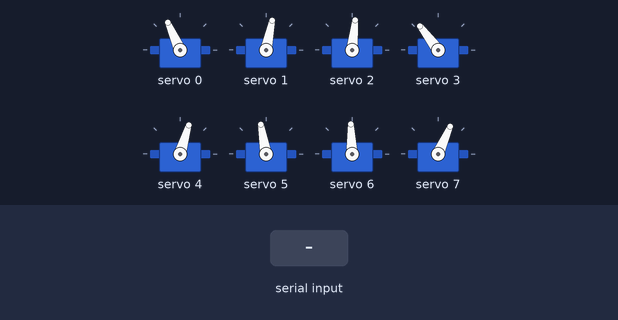
The sketch below on a simulated ESP32. Parts: 8 × servo. Inputs (shaded band) come from the test bench. What the sketch prints to the serial monitor is not drawn.

Above: at 12.2 s.
12.3 s: "2" received over Serial
At 12.77 s:
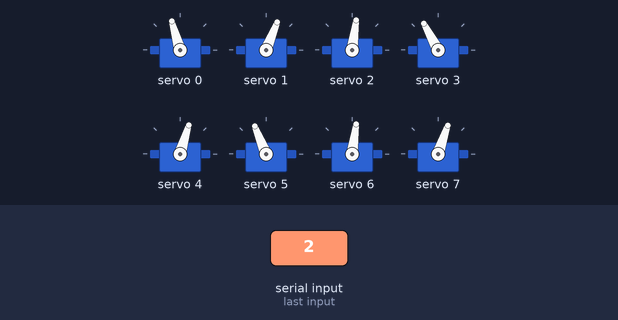
At 13.19 s:
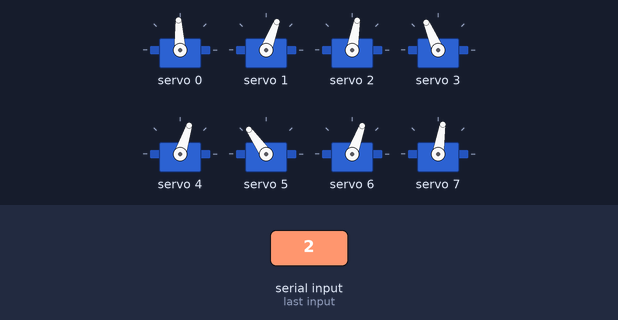
15.3 s: "1" received over Serial
18.3 s: "0" received over Serial
At 18.3 s:
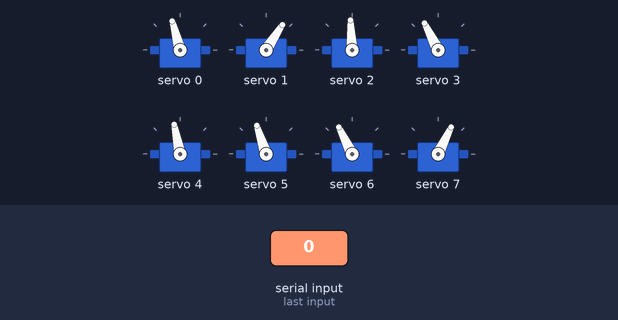
Timing chart, 0 to 21.3 s (numbered marks = the images above; inputs shaded):
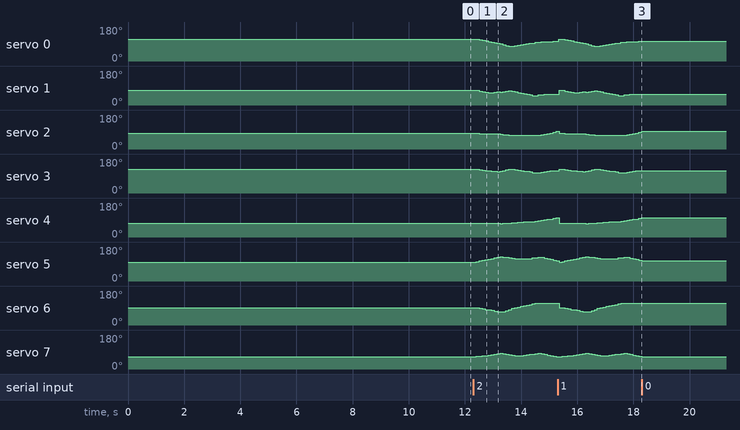

Measured:
- after the input at 12.3 s, servo 0: 114° → 112° after 0.21 s, → 109° 0.11 s later, → 106° 0.11 s later, → 103° 0.11 s later, … (25 changes in this stretch); servo 1: 78° → 77° after 0.11 s, → 74° 0.11 s later, → 71° 0.11 s later, → 68° 0.11 s later, … (25 changes in this stretch)
- after the input at 18.3 s, servo 0: stops changing and stays 105°; servo 1: stops changing and stays 57°; servo 2: stops changing and stays 93°; servo 3: stops changing and stays 117°; servo 4: stops changing and stays 101°

The sketch:

3D_SS_29.ino
```cpp
// HOW TO:
// ------------------------------
// Serial input = 2 -> Steps through gait sequence once and stops at the end.
// Serial input = 1 -> Steps through gait sequence in a loop.
// Serial input = 0 -> Stops infinite loop at the node where it is at that moment

//Gait template
#include <Wire.h>
#include <Adafruit_PWMServoDriver.h>

Adafruit_PWMServoDriver pca9685 = Adafruit_PWMServoDriver();

#define SERVO_FREQ 300
#define SER0 0 //Hip 1
#define SER1 1 //Knee 1
#define SER2 2 //Hip 2
#define SER3 3 //Knee 2
#define SER4 4 //Hip 3
#define SER5 5 //Knee 3
#define SER6 6 //Hip 4
#define SER7 7 //Knee 4


// Insert servo angles here:
// For 3D gaits, these angles are obtained from linearisation.py
// For 2D gaits, these angles are obtained from 2D_trajectory_reader.py
float SS_servo0[] = {-0.52268076, -0.50230405, -0.44735548, -0.38584096, -0.31797342, -0.24394104, -0.1421561 , -0.06391864,  0.0092784 ,  0.07848483,  0.20863414,  0.32597666,  0.40337936,  0.39035325,  0.31552265,  0.25392504,  0.19371731,  0.13465974,  0.07431729,  0.0156166 , -0.04873808, -0.10942083, -0.15241047, -0.18106218, -0.18876465, -0.19748855, -0.22182848, -0.25712343, -0.29445925, -0.32500114, -0.36341915, -0.41061616, -0.45437578, -0.4820292 , -0.51449849, -0.52150184, -0.52461582, -0.52133091, -0.52051527, -0.51994654, -0.52250881, -0.52580671, -0.51973412, -0.52010285};
float SS_servo1[] = {0.23662274, 0.24700208, 0.32098006, 0.39912221, 0.48274434, 0.55297415, 0.5198304 , 0.47159809, 0.44473004, 0.47934969, 0.44351783, 0.37456473, 0.30055498, 0.31476776, 0.42430775, 0.51274165, 0.59879234, 0.68034295, 0.75915773, 0.82699603, 0.89510038, 0.8935148 , 0.84464772, 0.79569279, 0.74451695, 0.70701628, 0.70585188, 0.72501866, 0.73578601, 0.72394602, 0.72305503, 0.74998685, 0.80417093, 0.83875696, 0.88190887, 0.841387  , 0.76986742, 0.69151857, 0.61295385, 0.53484368, 0.47304467, 0.41653059, 0.33906898, 0.27237309};
float SS_servo2[] = {-0.27128429, -0.29050904, -0.30441279, -0.31158491, -0.31075095, -0.32073891, -0.33912279, -0.35049649, -0.36374165, -0.40466852, -0.44755086, -0.48289441, -0.51505862, -0.5231786 , -0.51517354, -0.50884697, -0.49977189, -0.49539048, -0.4947194 , -0.49424684, -0.4910958 , -0.5123233 , -0.52322947, -0.48724825, -0.40989334, -0.32686322, -0.24741271, -0.14778277, -0.05512627,  0.02093557,  0.08815406,  0.17335427,  0.26711251,  0.33986776,  0.36793371,  0.30769862,  0.22536483,  0.16588193,  0.09236856,  0.01535825, -0.05607616, -0.11700748, -0.16344845, -0.2299289 };
float SS_servo3[] = {0.76697847, 0.74409802, 0.67969828, 0.60917726, 0.53654033, 0.49286842, 0.47164523, 0.4370212 , 0.41140445, 0.44498525, 0.52658378, 0.61644028, 0.70890824, 0.71226443, 0.65520021, 0.60064228, 0.53909645, 0.48283978, 0.42850805, 0.36769291, 0.29109065, 0.22966684, 0.2325112 , 0.29733602, 0.37199261, 0.45346105, 0.5392319 , 0.55055635, 0.49225001, 0.42321233, 0.38026169, 0.34506839, 0.27379803, 0.19504314, 0.13721185, 0.19949017, 0.2927941 , 0.3469006 , 0.42464965, 0.50898849, 0.58883538, 0.64931275, 0.67397079, 0.7343483 };
float SS_servo4[] = { 0.49513406,  0.50140204,  0.50138517,  0.50041398,  0.50063313,  0.50363105,  0.50803876,  0.51238461,  0.51829269,  0.52553705,  0.51947053,  0.50915415,  0.48795194,  0.45040617,  0.41961774,  0.38310656,  0.35179325,  0.33047945,  0.31518186,  0.30710259,  0.30100154,  0.26560203,  0.22137681,  0.15126278,  0.08202375,  0.02002552, -0.04215104, -0.10640261, -0.17761248, -0.2537864 , -0.33393799, -0.35743797, -0.28108326, -0.16097682,  0.00110656,  0.11481541,  0.19033235,  0.27036099,  0.34408981,  0.39862427,  0.47018776,  0.52491232,  0.52356556,  0.50857097};
float SS_servo5[] = {-0.31765305, -0.38535955, -0.46972674, -0.55035167, -0.62495081, -0.69841013, -0.76948847, -0.84364695, -0.91511309, -0.97973007, -0.97267231, -0.9354394 , -0.87197773, -0.81415662, -0.79519249, -0.7628464 , -0.74111382, -0.74195876, -0.76070122, -0.80123405, -0.85791935, -0.89738006, -0.94423235, -0.91494069, -0.8321769 , -0.75464801, -0.67377487, -0.59151781, -0.50873411, -0.42646764, -0.34296279, -0.36143554, -0.4494668 , -0.51197508, -0.54149129, -0.60369419, -0.65599881, -0.70167621, -0.74893626, -0.70928307, -0.61402756, -0.47306348, -0.40782924, -0.35887906};
float SS_servo6[] = { 0.01355185, -0.02420952, -0.08009042, -0.14687503, -0.19984727, -0.25907564, -0.31170661, -0.37247512, -0.43753395, -0.48851492, -0.44676477, -0.34726531, -0.21294668, -0.09847008, -0.01662601,  0.05924113,  0.13178787,  0.2024144 ,  0.27390484,  0.34823865,  0.44093469,  0.49181197,  0.47941691,  0.46122142,  0.46135467,  0.47127628,  0.48462793,  0.49817789,  0.50476178,  0.50645655,  0.52446739,  0.51800002,  0.47729505,  0.43443097,  0.38929337,  0.34827969,  0.30067736,  0.26503959,  0.22984742,  0.20422271,  0.19573814,  0.17972264,  0.12424558,  0.07101517};
float SS_servo7[] = {-0.50377131, -0.48391824, -0.46379587, -0.41543122, -0.38339819, -0.33100136, -0.28657274, -0.22632254, -0.15249009, -0.09798265, -0.16515009, -0.23895798, -0.27718182, -0.32018755, -0.38355011, -0.41199438, -0.40097289, -0.35118552, -0.27491775, -0.19122187, -0.17880628, -0.1310602 , -0.10254352, -0.16921459, -0.23336453, -0.3045857 , -0.38020256, -0.45840402, -0.53643216, -0.61516818, -0.72723489, -0.77945529, -0.73294143, -0.67435739, -0.60897064, -0.58080818, -0.55560772, -0.54834181, -0.54780246, -0.5684631 , -0.61918456, -0.65582878, -0.61158072, -0.57156346};

int node=0;
int first=0;
int input=0;
int end_time=0;
int time_step=100000;
int steps = sizeof(SS_servo0)/sizeof(SS_servo0[0]);
int one_print = 0;

// -------------------Joint configurations-------------------
int servo0=0;
int servo0_deg=0;
int servo1=0;
int servo1_deg=0;
int servo2=0;
int servo2_deg=0;
int servo3=0;
int servo3_deg=0;
int servo4=0;
int servo4_deg=0;
int servo5=0;
int servo5_deg=0;
int servo6=0;
int servo6_deg=0;
int servo7=0;
int servo7_deg=0;

void setup() {
  Serial.begin(115200);
  pca9685.begin();

  pca9685.setOscillatorFrequency(27000000); //Value between 24MHz and 27MHz, tuned for this setup
  pca9685.setPWMFreq(SERVO_FREQ);
  delay (1000);

  servo0_deg=SS_servo0[0]/3.14159265*180;
  servo0=map(servo0_deg,-38,90,2200,1030);
  servo1_deg=SS_servo1[0]/3.14159265*180;
  servo1=map(servo1_deg,-90,90,2600,950);
  servo2_deg=SS_servo2[0]/3.14159265*180;
  servo2=map(servo2_deg,-38,90,1510,2730);
  servo3_deg=SS_servo3[0]/3.14159265*180;
  servo3=map(servo3_deg,-90,90,1100,2700);
  servo4_deg=SS_servo4[0]/3.14159265*180;
  servo4=map(servo4_deg,-90,38,2700,1500);
  servo5_deg=SS_servo5[0]/3.14159265*180;
  servo5=map(servo5_deg,-90,90,2600,930);
  servo6_deg=SS_servo6[0]/3.14159265*180;
  servo6=map(servo6_deg,-90,38,850,2250);
  servo7_deg=SS_servo7[0]/3.14159265*180;
  servo7=map(servo7_deg,-90,90,920,2620);

  pca9685.setPWM(SER0,0,servo0);
  pca9685.setPWM(SER1,0,servo1);
  pca9685.setPWM(SER2,0,servo2);
  pca9685.setPWM(SER3,0,servo3);
  pca9685.setPWM(SER4,0,servo4);
  pca9685.setPWM(SER5,0,servo5);
  pca9685.setPWM(SER6,0,servo6);
  pca9685.setPWM(SER7,0,servo7);

  Serial.print("Node:");
  Serial.println(node);
  Serial.print("servo0 -> rads:");
  Serial.print(SS_servo0[node]);
  Serial.print("        deg:");
  Serial.print(servo0_deg);
  Serial.print("        us:");
  Serial.println(servo0);
  Serial.print("servo1 -> rads:");
  Serial.print(SS_servo1[node]);
  Serial.print("        deg:");
  Serial.print(servo1_deg);
  Serial.print("        us:");
  Serial.println(servo1);
  Serial.print("servo2 -> rads:");
  Serial.print(SS_servo2[node]);
  Serial.print("        deg:");
  Serial.print(servo2_deg);
  Serial.print("        us:");
  Serial.println(servo2);
  Serial.print("servo3 -> rads:");
  Serial.print(SS_servo3[node]);
  Serial.print("        deg:");
  Serial.print(servo3_deg);
  Serial.print("        us:");
  Serial.println(servo3);
  Serial.print("servo4 -> rads:");
  Serial.print(SS_servo4[node]);
  Serial.print("        deg:");
  Serial.print(servo4_deg);
  Serial.print("        us:");
  Serial.println(servo4);
  Serial.print("servo5 -> rads:");
  Serial.print(SS_servo5[node]);
  Serial.print("        deg:");
  Serial.print(servo5_deg);
  Serial.print("        us:");
  Serial.println(servo5);
  Serial.print("servo6 -> rads:");
  Serial.print(SS_servo6[node]);
  Serial.print("        deg:");
  Serial.print(servo6_deg);
  Serial.print("        us:");
  Serial.println(servo6);
  Serial.print("servo7 -> rads:");
  Serial.print(SS_servo7[node]);
  Serial.print("        deg:");
  Serial.print(servo7_deg);
  Serial.print("        us:");
  Serial.println(servo7);

  Serial.println("10");
  delay(1000);
  Serial.println("9");
  delay(1000);
  Serial.println("8");
  delay(1000);
  Serial.println("7");
  delay(1000);
  Serial.println("6");
  delay(1000);
  Serial.println("5");
  delay(1000);
  Serial.println("4");
  delay(1000);
  Serial.println("3");
  delay(1000);
  Serial.println("2");
  delay(1000);
  Serial.println("1");
  delay(1000);

}

void loop()
{
  if(Serial.available()>0)
  {
    first=Serial.read();
    if(first=='2')
    {
      input=2;
      node=0;
      one_print=1;
    }
    if(first=='1')
    {
      input=1;
      node=0;
      one_print=1;
    }
    if(first=='0')
    {
      input=0;
    }
  }
  if(input==1 or input==2)
  {
      if(esp_timer_get_time()>=end_time)
      {
        servo0_deg=SS_servo0[node]/3.14159265*180;
        servo0=map(servo0_deg,-38,90,2200,1030);
        servo1_deg=SS_servo1[node]/3.14159265*180;
        servo1=map(servo1_deg,-90,90,2600,950);
        servo2_deg=SS_servo2[node]/3.14159265*180;
        servo2=map(servo2_deg,-38,90,1510,2730);
        servo3_deg=SS_servo3[node]/3.14159265*180;
        servo3=map(servo3_deg,-90,90,1100,2700);
        servo4_deg=SS_servo4[node]/3.14159265*180;
        servo4=map(servo4_deg,-90,38,2700,1500);
        servo5_deg=SS_servo5[node]/3.14159265*180;
        servo5=map(servo5_deg,-90,90,2600,930);
        servo6_deg=SS_servo6[node]/3.14159265*180;
        servo6=map(servo6_deg,-90,38,850,2250);
        servo7_deg=SS_servo7[node]/3.14159265*180;
        servo7=map(servo7_deg,-90,90,920,2620);

        pca9685.setPWM(SER0,0,servo0);
        pca9685.setPWM(SER1,0,servo1);
        pca9685.setPWM(SER2,0,servo2);
        pca9685.setPWM(SER3,0,servo3);
        pca9685.setPWM(SER4,0,servo4);
        pca9685.setPWM(SER5,0,servo5);
        pca9685.setPWM(SER6,0,servo6);
        pca9685.setPWM(SER7,0,servo7);

        node+=1;
        if(node>=steps and input==1)
        {
          Serial.print("Input:");
          Serial.println(input);
          node=0;
        }
        if(node>=steps and input==2)
        {
          Serial.print("Input:");
          Serial.println(input);
          input=0;
        }
         end_time=esp_timer_get_time()+time_step;
      }
   }

  if(input == 0)
  {
        pca9685.setPWM(SER0,0,servo0);
        pca9685.setPWM(SER1,0,servo1);
        pca9685.setPWM(SER2,0,servo2);
        pca9685.setPWM(SER3,0,servo3);
        pca9685.setPWM(SER4,0,servo4);
        pca9685.setPWM(SER5,0,servo5);
        pca9685.setPWM(SER6,0,servo6);
        pca9685.setPWM(SER7,0,servo7);

        if(one_print==1)
        {
          Serial.print("Input:");
          Serial.println(input);
          Serial.print("Node:");
          Serial.println(node);
          Serial.print("servo0 -> rads:");
          Serial.print(SS_servo0[node]);
          Serial.print("        deg:");
          Serial.print(servo0_deg);
          Serial.print("        us:");
          Serial.println(servo0);
          Serial.print("servo1 -> rads:");
          Serial.print(SS_servo1[node]);
          Serial.print("        deg:");
          Serial.print(servo1_deg);
          Serial.print("        us:");
          Serial.println(servo1);
          Serial.print("servo2 -> rads:");
          Serial.print(SS_servo2[node]);
          Serial.print("        deg:");
          Serial.print(servo2_deg);
          Serial.print("        us:");
          Serial.println(servo2);
          Serial.print("servo3 -> rads:");
          Serial.print(SS_servo3[node]);
          Serial.print("        deg:");
          Serial.print(servo3_deg);
          Serial.print("        us:");
          Serial.println(servo3);
          Serial.print("servo4 -> rads:");
          Serial.print(SS_servo4[node]);
          Serial.print("        deg:");
          Serial.print(servo4_deg);
          Serial.print("        us:");
          Serial.println(servo4);
          Serial.print("servo5 -> rads:");
          Serial.print(SS_servo5[node]);
          Serial.print("        deg:");
          Serial.print(servo5_deg);
          Serial.print("        us:");
          Serial.println(servo5);
          Serial.print("servo6 -> rads:");
          Serial.print(SS_servo6[node]);
          Serial.print("        deg:");
          Serial.print(servo6_deg);
          Serial.print("        us:");
          Serial.println(servo6);
          Serial.print("servo7 -> rads:");
          Serial.print(SS_servo7[node]);
          Serial.print("        deg:");
          Serial.print(servo7_deg);
          Serial.print("        us:");
          Serial.println(servo7);
          one_print=0;
        }

  }
}
```
